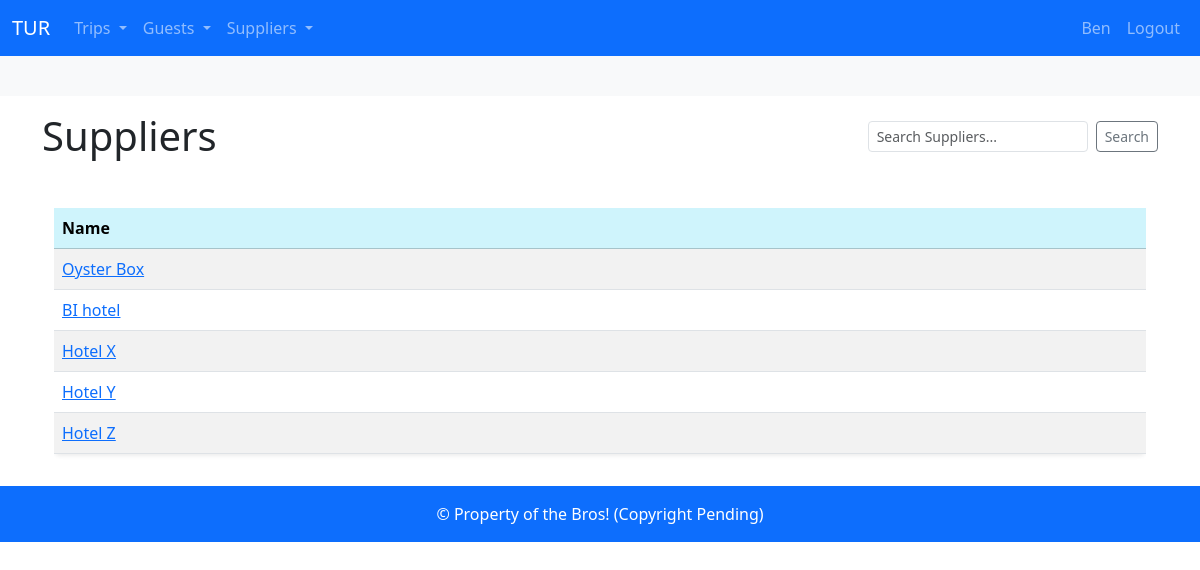
The page /supplier/ (signed in) on the database its author committed.
### booking_system/models.py (models this page shows, shortened)
class Supplier(models.Model):
    name = models.CharField(max_length=64)
    def __str__(self):
        return self.name

### booking_system/views.py (the view)
# urls.py: path("supplier/", views.supplier_overview, name='supplier_overview'),
@login_required
def supplier_overview(request):
    search_query = request.GET.get('search', '')
    if search_query:
        suppliers = Supplier.objects.filter(name__icontains = search_query)
    else:
        suppliers = Supplier.objects.order_by()
    context = {
        'suppliers':suppliers
        }
    return render(request,"booking_system/supplier/supplier_overview.html", context=context)

### booking_system/templates/booking_system/supplier/supplier_overview.html (shortened to what this page needs)
{%extends "base.html" %}
{%block body%}
<div class="d-flex justify-content-between align-items-center mb-4">
    <h1 class="m-0">Suppliers</h1>
    <form method="get" class="d-flex" role="search">
        <input type="text" name="search" class="form-control form-control-sm me-2"
               placeholder="Search Suppliers..." value="{{ request.GET.search }}">
        <button class="btn btn-outline-secondary btn-sm" type="submit">Search</button>
    </form>
</div>
<div class="container mt-5">
    <div class="table-responsive">
        <table class="table table-striped table-hover shadow-sm rounded">
            <thead class="table-info">
                <tr>
                    <th>Name</th>
                </tr>
            </thead>
            <tbody>
                {% for s in suppliers %}
                <tr>
                    <td><a href="{% url 'supplier_view' s.id %}"> {{ s }} </a></td>
                </tr>
                {% empty %}
                <tr>
                    <td colspan="5" class="text-center">No Suppliers found.</td>
                </tr>
                {% endfor %}
            </tbody>
        </table>
    </div>
</div>
{%endblock body%}

### booking_system/templates/base.html (shortened to what this page needs)
<!DOCTYPE html>
<html lang="en">
<head>
<link href="https://cdn.jsdelivr.net/npm/bootstrap@5.3.5/dist/css/bootstrap.min.css" rel="stylesheet">
<link rel="stylesheet" href="https://cdn.jsdelivr.net/npm/bootstrap-icons@1.10.5/font/bootstrap-icons.css">
</head>
<body>
<nav class="navbar navbar-expand-lg navbar-dark bg-primary">
  <div class="container-fluid">
    <a class="navbar-brand" href="{% url 'home' %}">TUR</a>
    <ul class="navbar-nav me-auto mb-2 mb-lg-0">
      {% if user.is_authenticated %}
      <li class="nav-item dropdown">
        <a class="nav-link dropdown-toggle" href="#" role="button" data-bs-toggle="dropdown" aria-expanded="false">
          Trips
        </a>
      </li>
      <li class="nav-item dropdown">
        <a class="nav-link dropdown-toggle" href="#" role="button" data-bs-toggle="dropdown" aria-expanded="false">
          Guests
        </a>
      </li>
      <li class="nav-item dropdown">
        <a class="nav-link dropdown-toggle" href="#" role="button" data-bs-toggle="dropdown" aria-expanded="false">
          Suppliers
        </a>
    </li>
    {% endif %}
    </ul>
      <ul class="navbar-nav ms-auto mb-2 mb-lg-0">
        {% if user.is_authenticated %}
          <li class="nav-item">
            <a class="nav-link" href="#">{{ user.username }}</a>
          </li>
          <li class="nav-item">
            <a class="nav-link" href="{% url 'logout' %}">Logout</a>
          </li>
        {% endif %}
      </ul>
    </div>
</nav>
{% block header %}
<div class="container-fluid text-center bg-light p-3">
</div>
{% endblock header %}
<div class="container my-3">
{% block body  %}
{% endblock body %}
</div>
<div class="bottom bg-primary text-white text-center p-3 ">
&copy; Property of the Bros! (Copyright Pending)
</div>
</body>
</html>

### rows shown on the page
Supplier: name "Oyster Box"
Supplier: name "BI hotel"
Supplier: name "Hotel X"
Supplier: name "Hotel Y"
Supplier: name "Hotel Z"

### other values the page prints
{{ user.username }} "Ben"
